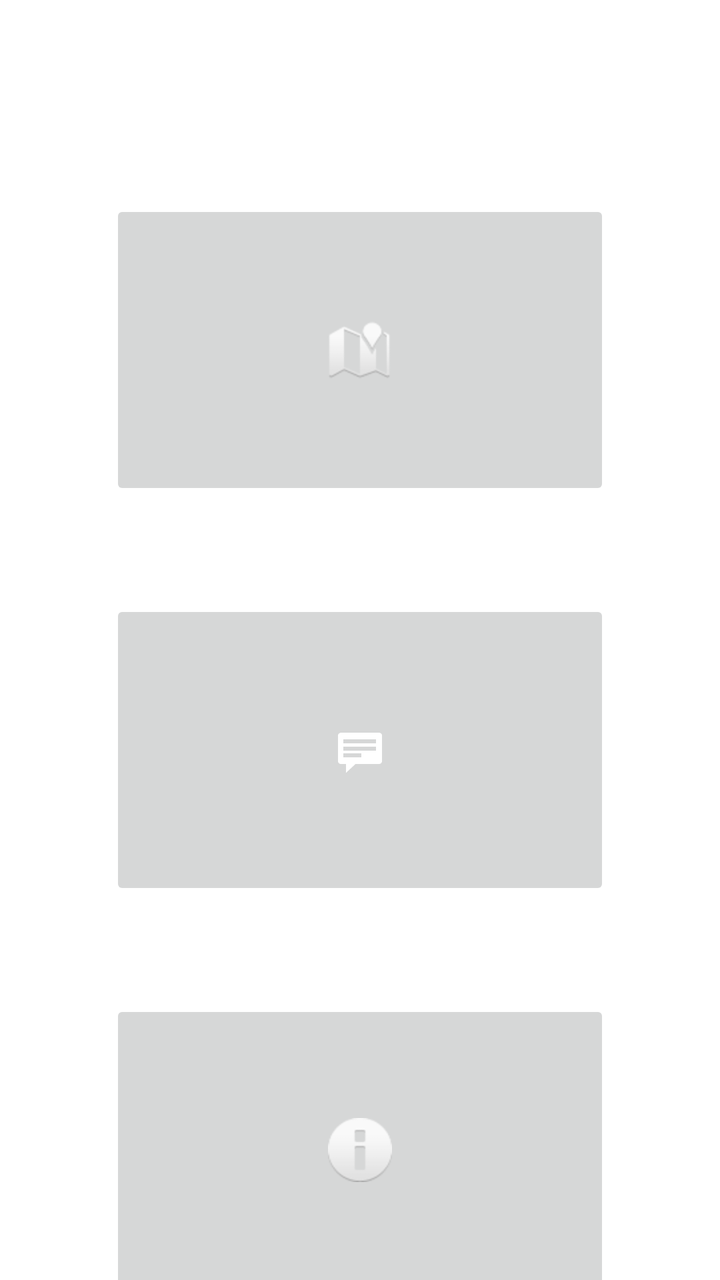
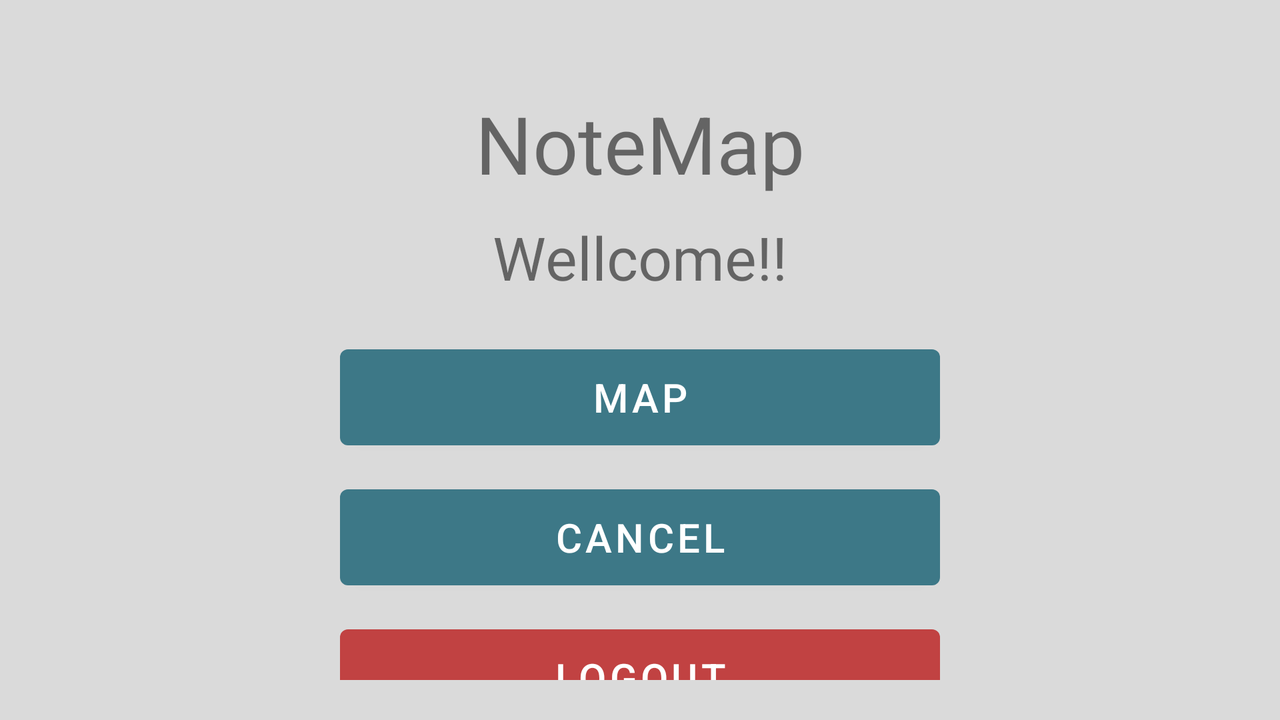

An Android layout and its configuration variant, each rendered on a device that would load it. The default file and the variant file are quoted in full after the pictures.
<!-- AndroidManifest.xml: application theme Theme.CM_Projeto_20537 -->
<!-- res/layout/activity_menu.xml -->
<?xml version="1.0" encoding="utf-8"?>
<androidx.constraintlayout.widget.ConstraintLayout xmlns:android="http://schemas.android.com/apk/res/android"
    xmlns:app="http://schemas.android.com/apk/res-auto"
    xmlns:tools="http://schemas.android.com/tools"
    android:layout_width="match_parent"
    android:layout_height="match_parent"
    tools:context=".Menu">


    <LinearLayout
        android:layout_width="match_parent"
        android:layout_height="match_parent"
        android:orientation="vertical">


        <ImageButton
            android:id="@+id/btnMenuMapa"
            android:layout_width="250dp"
            android:layout_height="150dp"
            app:srcCompat="@android:drawable/ic_dialog_map"
            android:layout_gravity="center_horizontal"
            android:layout_marginTop="100dp"
            android:onClick="onClickMenuMapa"
            />

        <ImageButton
            android:id="@+id/btnMenuNotas"
            android:layout_width="250dp"
            android:layout_height="150dp"
            app:srcCompat="@android:drawable/stat_notify_chat"
            android:layout_gravity="center_horizontal"
            android:layout_marginTop="50dp"
            android:onClick="onClickMenuNotas"/>

        <ImageButton
            android:id="@+id/btnMenuAbout"
            android:layout_width="250dp"
            android:layout_height="150dp"
            app:srcCompat="@android:drawable/ic_dialog_info"
            android:layout_gravity="center_horizontal"
            android:layout_marginTop="50dp"
            android:layout_marginBottom="100dp"
            android:onClick="onClickMenuAbout"/>

    </LinearLayout>
</androidx.constraintlayout.widget.ConstraintLayout>
<!-- resources referenced by this layout -->
<resources>
  <style name="Theme.CM_Projeto_20537" parent="Theme.MaterialComponents.DayNight.DarkActionBar">
          
          <item name="colorPrimary">@color/purple_500</item>
          <item name="colorPrimaryVariant">@color/purple_700</item>
          <item name="colorOnPrimary">@color/white</item>
          
          <item name="colorSecondary">@color/teal_200</item>
          <item name="colorSecondaryVariant">@color/teal_700</item>
          <item name="colorOnSecondary">@color/black</item>
          
          <item name="android:statusBarColor" tools:targetApi="l">?attr/colorPrimaryVariant</item>
          
      </style>
</resources>
<!-- res/layout-land/activity_menu.xml (the repository's variant of the layout above) -->
<!-- drawn on the phone turned sideways -->
<?xml version="1.0" encoding="utf-8"?>
<androidx.constraintlayout.widget.ConstraintLayout xmlns:android="http://schemas.android.com/apk/res/android"
    xmlns:app="http://schemas.android.com/apk/res-auto"
    xmlns:tools="http://schemas.android.com/tools"
    android:layout_width="match_parent"
    android:layout_height="match_parent"
    android:background="#DADADA"
    android:orientation="vertical"
    android:paddingLeft="16dp"
    android:paddingRight="16dp">


    <LinearLayout
        android:layout_width="match_parent"
        android:layout_height="match_parent"
        android:layout_marginLeft="20dp"
        android:layout_marginTop="20dp"
        android:layout_marginRight="20dp"
        android:layout_marginBottom="20dp"
        android:gravity="center_horizontal"
        android:orientation="vertical">


        <TextView
            android:id="@+id/textView"
            android:layout_width="wrap_content"
            android:layout_height="wrap_content"
            android:layout_marginTop="25dp"
            android:text="@string/AppTitle"
            android:textSize="40dp" />

        <TextView
            android:id="@+id/textRecep"
            android:layout_width="wrap_content"
            android:layout_height="wrap_content"
            android:layout_marginTop="10dp"
            android:text="@string/textWellcome"
            android:textSize="30dp" />

        <LinearLayout
            android:layout_width="match_parent"
            android:layout_height="match_parent"
            android:gravity="center_horizontal"
            android:layout_marginTop="20dp"
            android:orientation="vertical">

            <Button
                android:id="@+id/btEntrar"
                android:layout_width="300dp"
                android:layout_height="60dp"
                android:layout_gravity="center"
                android:onClick="btMapa"
                android:text="@string/btMap"
                android:textSize="20dp"
                android:layout_marginBottom="10dp"
                app:backgroundTint="#3D7887" />

            <Button
                android:id="@+id/btNotas"
                android:layout_width="300dp"
                android:layout_height="60dp"
                android:layout_gravity="center"
                android:onClick="btExtra"
                android:text="@string/btCancel"
                android:textSize="20dp"
                android:layout_marginBottom="10dp"
                app:backgroundTint="#3D7887" />

            <Button
                android:id="@+id/btSair"
                android:layout_width="300dp"
                android:layout_height="60dp"
                android:layout_gravity="center"
                android:onClick="btSair"
                android:text="@string/btLogout"
                android:textSize="20dp"
                app:backgroundTint="#C14242" />
        </LinearLayout>
    </LinearLayout>

</androidx.constraintlayout.widget.ConstraintLayout>
<!-- resources referenced by the variant -->
<!-- as the phone turned sideways resolves them -->
<resources>
  <string name="AppTitle" translatable="false">NoteMap</string>
  <string name="btCancel">Cancel</string>
  <string name="btLogout">Logout</string>
  <string name="btMap">Map</string>
  <string name="textWellcome">Wellcome!!</string>
  <style name="Theme.CM_Projeto_20537" parent="Theme.MaterialComponents.DayNight.DarkActionBar">
          
          <item name="colorPrimary">@color/purple_500</item>
          <item name="colorPrimaryVariant">@color/purple_700</item>
          <item name="colorOnPrimary">@color/white</item>
          
          <item name="colorSecondary">@color/teal_200</item>
          <item name="colorSecondaryVariant">@color/teal_700</item>
          <item name="colorOnSecondary">@color/black</item>
          
          <item name="android:statusBarColor" tools:targetApi="l">?attr/colorPrimaryVariant</item>
          
      </style>
</resources>
